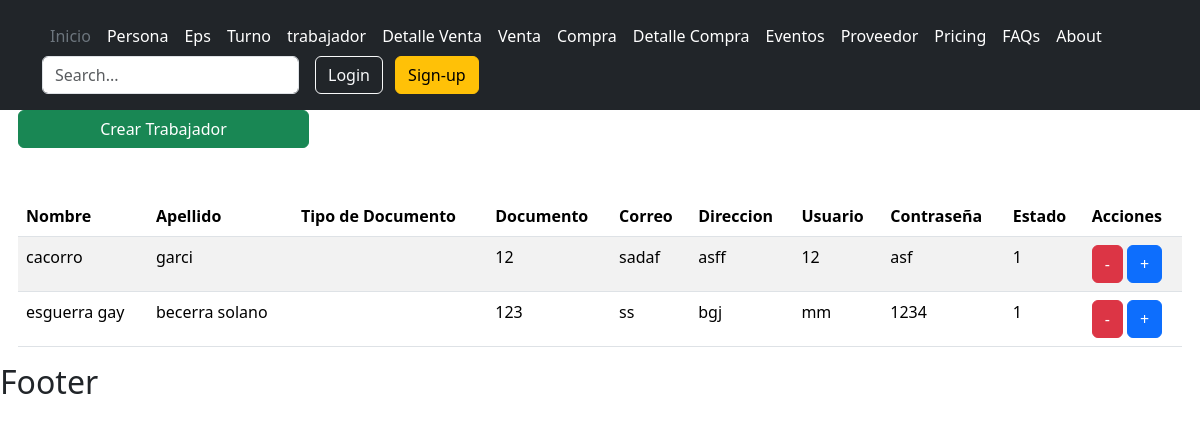
The page /usuarios/trabajador/ on the database its author committed.
### usuario/models.py (models this page shows)
class Trabajador(models.Model):
    nombre= models.CharField(max_length=45,verbose_name="Nombre:")
    apellido= models.CharField(max_length=45,verbose_name="Apellido:")
    documento=models.IntegerField(max_length=10,verbose_name="Documento:")
    telefono=models.CharField(max_length=10,verbose_name="Telefono")
    correo=models.CharField(max_length=45,verbose_name="Correo electronico:")
    direccion=models.CharField(max_length=45,verbose_name="Dirección:")
    usuario=models.CharField(max_length=45,verbose_name="Usuario:")
    contrasena=models.CharField(max_length=45,verbose_name="Contraseña:")
    class Estado(models.TextChoices):
        ACTIVO='1',_("Activo")
        INACTIVO='0',_("Inactivo")
    estado=models.CharField(max_length=1,choices=Estado.choices,default=Estado.ACTIVO,verbose_name="Estado")

### usuario/views.py (the view)
# urls.py: path('trabajador/', trabajador_listar, name="trabajador" ),
def trabajador_listar(request):
    titulo="Trabajador"
    tra= Trabajador.objects.all()
    context={
        "titulo":titulo,
        "tra":tra
    }
    return render(request,"usuarios/trabajador/listar.html", context)

### base/templates/usuarios/trabajador/listar.html
{% extends 'partials/body.html' %}
{% block contenido %}
<a href="{% url 'trabajador-crear' %}" class="btn btn-success w-25"
  >Crear {{titulo}}</a
>
<table class="table table-striped table-hover">
  <thead>
    <tr>
      <th>Nombre</th>
      <th>Apellido</th>
      <th>Tipo de Documento</th>
      <th>Documento</th>
      <th>Correo</th>
      <th>Direccion</th>
      <th>Usuario</th>
      <th>Contraseña</th>
      <th>Estado</th>
      <th>Acciones</th>
    </tr>
  </thead>
  <tbody>
    {% for trabajador in tra %} {% if trabajador.estado != "0" %}
    <tr>
      <td>{{trabajador.nombre}}</td>
      <td>{{trabajador.apellido}}</td>
      <td>{{trabajador.get_tipo_documento_display}}</td>
      <td>{{trabajador.documento}}</td>
      <td>{{trabajador.correo}}</td>
      <td>{{trabajador.direccion}}</td>
      <td>{{trabajador.usuario}}</td>
      <td>{{trabajador.contrasena}}</td>
      <td>{{trabajador.estado}}</td>
      <td>
        <a
          class="btn btn-danger"
          href="{% url 'trabajador-eliminar' trabajador.id %}"
          >-</a
        >
        <a
          class="btn btn-primary"
          href="{% url 'trabajador-modificar' trabajador.id %}"
          >+</a
        >
      </td>
    </tr>
    {% endif %} {% endfor %}
  </tbody>
</table>
{% endblock contenido %}

### rows shown on the page
Trabajador: nombre "cacorro", apellido "garci", documento "12", correo "sadaf", direccion "asff", usuario "12", contrasena "asf", estado "1"
Trabajador: nombre "esguerra gay", apellido "becerra solano", documento "123", correo "ss", direccion "bgj", usuario "mm", contrasena "1234", estado "1"

### other values the page prints
{{ titulo }} "Trabajador"
